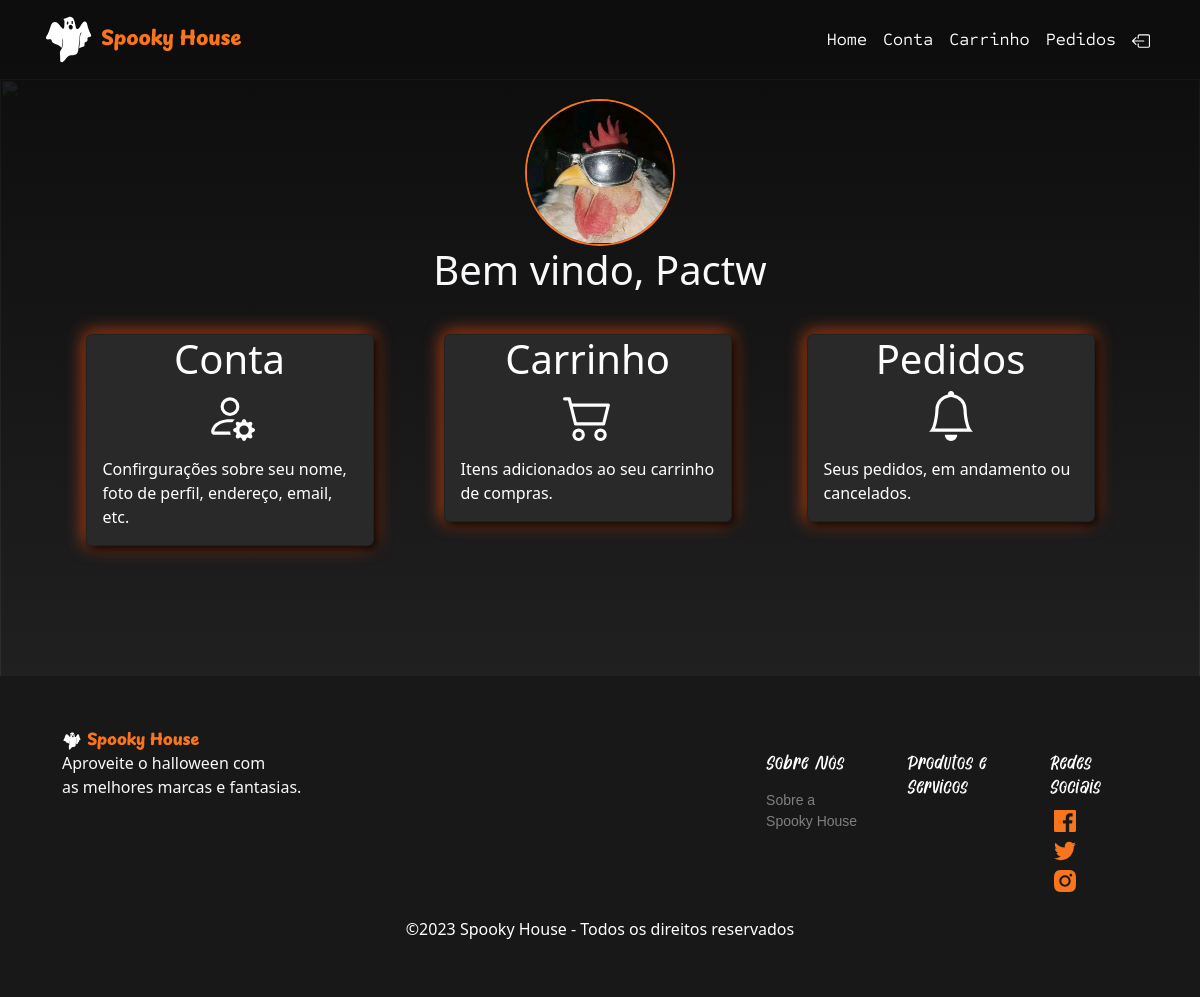
The app's page /client/index.php (signed in) with its own data.
### tables this page shows
CREATE TABLE Clientes(
    id int not null auto_increment,
    nome varchar(100) not null,
    email varchar(120) not null,
    cpf varchar(14) not null unique,
    telefone int(14) not null,
    imagem varchar(50) not null,
    primary key(id)
);

### client/index.php (the view, shortened to what this page needs)
<?php
    include '../connection/connect.php';
    $ID = $_SESSION['Id'];
    $select = $conn->query("SELECT * FROM Clientes WHERE id = ".$ID.";");
    $row_cliente = $select->fetch_assoc();
?>
<!DOCTYPE html>
<html lang="pt-BR">
<head>
    <link href="https://cdn.jsdelivr.net/npm/bootstrap@5.3.2/dist/css/bootstrap.min.css" rel="stylesheet">
    <link rel="stylesheet" href="../CSS/style.css">
</head>
<body id="fundo_index">
    <?php include 'header.php';?>
    <main class="container-fluid" style="margin-bottom: 80px;">
        <div class="d-flex justify-content-center" style="margin-top: 20px; ">
            <img src="../images/perfil/<?php echo $row_cliente['imagem']; ?>" alt="<?php echo $row_cliente['imagem']; ?>" style="border-radius: 50%; max-width: 150px; border: 2px solid #f8741d;">
        </div>
        <h1 class="text-light text-center" style="margin-bottom: 40px;">Bem vindo, <?php echo $row_cliente['nome'];?></h1>
        <div class="d-flex" style="flex-direction: column;">
            <div class="d-flex justify-content-center" style="margin-bottom: 50px;">
                <a href="conta.php">
                    <div class="card card_destaque inflar_mouse" style="width: 18rem;">
                        <h1 class="card-title text-center">Conta</h1>
                        <div class="d-flex justify-content-center">
                        </div>
                        <div class="card-body">
                            <p class="card-text">Confirgurações sobre seu nome, foto de perfil, endereço, email, etc.</p>
                        </div>
                    </div>
                </a>
                <a href="carrinho.php">
                    <div class="card card_destaque inflar_mouse" style="width: 18rem; margin-left: 50px; margin-right: 50px;">
                        <h1 class="card-title text-center">Carrinho</h1>
                        <div class="d-flex justify-content-center">
                        </div>
                        <div class="card-body">
                            <p class="card-text">Itens adicionados ao seu carrinho de compras.</p>
                        </div>
                    </div>
                </a>
                <a href="pedidos.php">
                    <div class="card card_destaque inflar_mouse" style="width: 18rem; margin-left: 25px;">
                        <h1 class="card-title text-center">Pedidos</h1>
                        <div class="d-flex justify-content-center">
                        </div>
                        <div class="card-body">
                            <p class="card-text">Seus pedidos, em andamento ou cancelados.</p>
                        </div>
                    </div>
                </a>
            </div>
        </div>
    </main>
    <?php include 'footer.php';?>
</body>
</html>

### CSS/style.css (style rules this page uses)
#fundo_index { background: linear-gradient(to bottom, rgb(12, 12, 12), #292929); }
a { text-decoration: none; }
.inflar_mouse { transition: transform 0.3s; }
.card_destaque { margin-right: 20px; background-color: #292929; color: white; -webkit-box-shadow: 3px 3px 10px rgba(0,0,0,1), -1px -1px 6px rgba(248, 91, 29, 0.863); box-shadow: 3px 3px 10px rgba(0,0,0,1), -1px -1px 18px rgb(224, 77, 19); }

### records on screen
clientes: imagem (picture), nome "Pactw"
